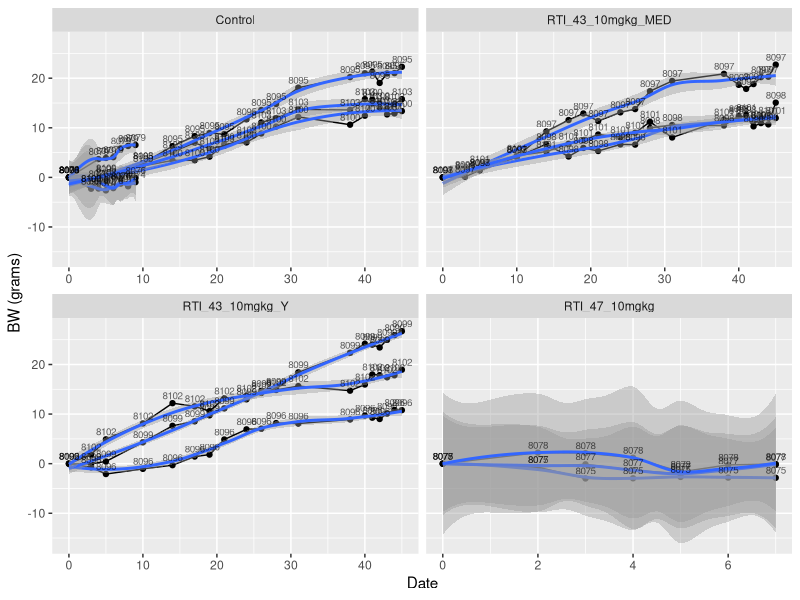

The R source for this figure:
#This script aims to evaluate changes in BW, FI and body comp of animals after 5 days of IP injections of RTIOXA 43 or RTIOXA 47
#libraries
library(dplyr) #to use pipe
library(ggplot2) #to graph
library(readr) 
library(tidyr)  # to use drop-na()

#body weight####
BW_data <- read_csv("../data/BW.csv") %>% 
  filter(COHORT %in% c(9, 12)) %>% 
  arrange(DATE) %>% 
  group_by(ID) %>% 
  mutate(
    bw_rel = 100 * (BW - first(BW)) / first(BW),
    body_lag = (lag(BW) - BW),
    GROUP = case_when(
      ID %in% c(8079, 8076, 8074, 8100, 8103, 8095) ~ "Control",
      ID %in% c(8078, 8077, 8075) ~ "RTI_47_10mgkg",
      ID %in% c(8099, 8096, 8102) ~ "RTI_43_10mgkg_Y",
      ID %in% c(8098, 8101, 8097) ~ "RTI_43_10mgkg_MED"
    )
  ) %>% 
  group_by(ID) %>% 
  mutate(day_rel = DATE - first(DATE))

n_distinct(BW_data$ID) #here we know there is 22 animals


plot <- BW_data %>% 
  ggplot(aes(day_rel, bw_rel, group = ID)) +
  geom_point() +
  geom_line() +
  facet_wrap(~GROUP, scales = "free_x") +  # free x-axis scales
  geom_smooth() +
  geom_text(aes(label = ID), vjust = -0.5, size = 2.5, alpha = 0.6) + 
  labs(
    x = "Date",
    y = "BW (grams)"
  )

plot

